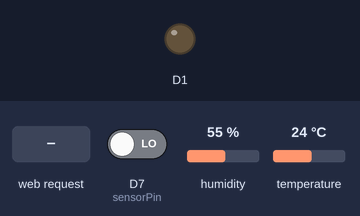
Bench run of a sketch on a simulated ESP8266 (NodeMCU). On the bench: output pins drawn as LEDs (lit = HIGH). The test bench sets the inputs (shaded band); at power-on: D7 (sensorPin) LOW, humidity 55 %, temperature 24 °C. WiFi joins after 1.5 s; servers stay silent unless stated; uploads are accepted with an empty reply; what the sketch prints to the serial monitor is not drawn.

Above: at 2.7 s.
2.8 s: HTTP request GET /light/on received
At 4.6 s:
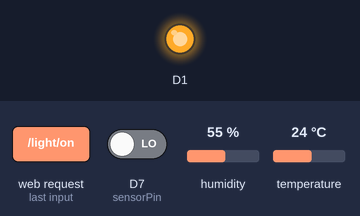
5.4 s: HTTP request GET /light/off received
At 7.3 s:
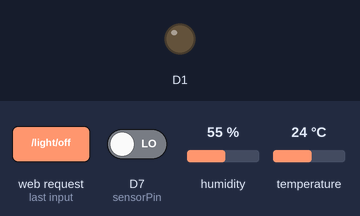
Timing chart, 0 to 8.8 s (numbered marks = the images above; inputs shaded):
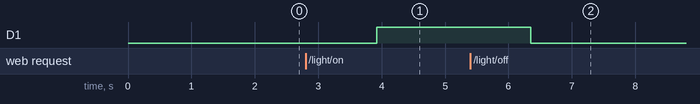

The sketch:

tem_hum_person_led.ino
```cpp
#include <ESP8266WiFi.h>
#include <ESP8266WebServer.h>
#include <DHT.h>
#include <ESP8266HTTPClient.h>
#include <WiFiClient.h>

// WiFi设置
const char* ssid = "iPhone";        // WiFi名称
const char* password = "1666201454";// WiFi密码

// Web服务器和DHT传感器的设置
ESP8266WebServer server(80);        // 实例化Web服务器对象，监听80端口
#define DHTPIN D2                   // DHT传感器的数据引脚
#define DHTTYPE DHT11               // DHT传感器的类型（DHT11）
DHT dht(DHTPIN, DHTTYPE);           // 实例化DHT传感器对象

// 服务器端点URL
const char* serverUrl = "http://172.20.10.2:8001/monitor/data";

// HC-SR501人体红外传感器的引脚
const int sensorPin = D7;           // 定义用于HC-SR501的引脚

void setup() {
  Serial.begin(115200);             // 开始串行通信，设置波特率为115200
  WiFi.begin(ssid, password);       // 连接到WiFi网络
  while (WiFi.status() != WL_CONNECTED) {
    delay(500);                     // 如果未连接，则等待0.5秒
    Serial.print(".");              // 打印"."表示正在尝试连接
  }
  Serial.println("\nWiFi connected."); // 连接成功后打印消息

  dht.begin();                      // 初始化DHT传感器

  pinMode(D1, OUTPUT);              // 将D1引脚设置为输出（用于LED）
  pinMode(sensorPin, INPUT);        // 将人体红外传感器的引脚设置为输入

  // 定义Web服务器的路由
  server.on("/light/on", []() {     // 当访问/light/on路径时
    digitalWrite(D1, HIGH);         // 点亮LED
    server.send(200, "text/plain", "Light is ON"); // 发送响应
  });
  server.on("/light/off", []() {    // 当访问/light/off路径时
    digitalWrite(D1, LOW);          // 关闭LED
    server.send(200, "text/plain", "Light is OFF"); // 发送响应
  });
  server.begin();                   // 启动Web服务器
  Serial.println("HTTP server started"); // 打印消息表示服务器启动
}

void loop() {
  server.handleClient();            // 处理来自客户端的请求

  float h = dht.readHumidity();     // 读取湿度值
  float t = dht.readTemperature();  // 读取温度值

  bool presenceDetected = digitalRead(sensorPin) == HIGH; // 读取人体红外传感器状态

  if (WiFi.status() == WL_CONNECTED) { // 如果WiFi连接正常
    WiFiClient client;                // 创建WiFiClient对象
    HTTPClient http;                  // 创建HTTPClient对象
    http.begin(client, serverUrl);    // 初始化HTTP连接
    http.addHeader("Content-Type", "application/json"); // 设置HTTP头

    // 创建JSON格式的请求数据
    String httpRequestData = "{\"temperature\":" + String(t) + ",\"humidity\":" + String(h) + ",\"presence\":" + String(presenceDetected) + "}";
    int httpResponseCode = http.POST(httpRequestData); // 发送POST请求

    Serial.print("HTTP Response code: ");
    Serial.println(httpResponseCode); // 打印HTTP响应码

    http.end(); // 结束HTTP连接
  }

  delay(1000); // 等待3秒后再次循环
}
```

Measured:
- after the input at 2.8 s, D1: LOW → HIGH after 1.1 s
- after the input at 5.4 s, D1: HIGH → LOW after 0.95 s
